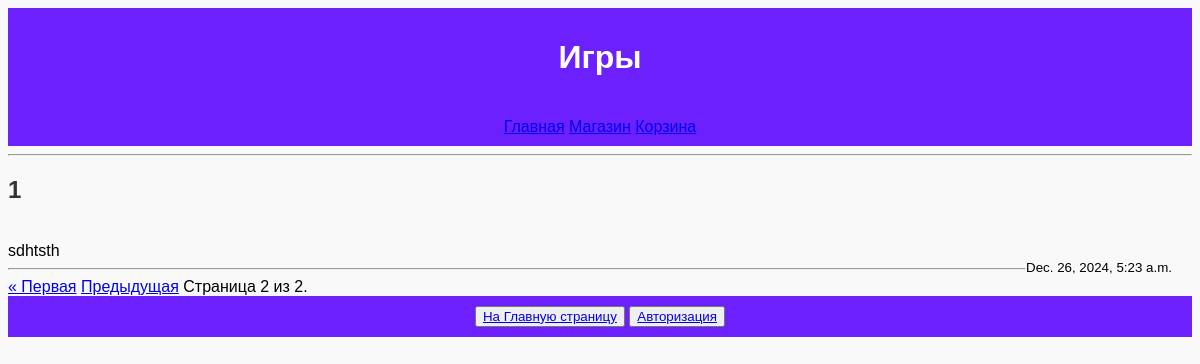
Screenshot of /task/platform/news/?page=2 with the database file from the repository.
### task1/models.py (models this page shows)
class News(models.Model):
    title = models.CharField(max_length=50)
    content = models.TextField()
    date = models.DateTimeField(auto_now_add=True)

### task1/views.py (the view)
# urls.py: path('platform/news/', views.news, name='news'),
def news(request):
    news_all = News.objects.all().order_by('-date')    # order_by('-date') Сортировка по дате
    paginator = Paginator(news_all, 3)
    page_number = request.GET.get('page')
    page_obj = paginator.get_page(page_number)
    context = {'news': page_obj}
    return render(request, 'fourth_task/news.html', context)

### templates/fourth_task/news.html (shortened to what this page needs)
{% extends 'fourth_task/base_menu.html' %}
{% block pagename %}<h1>Игры</h1>{% endblock %}
{% block menu %}{{ block.super }}{% endblock %}
{% block content %}
    <hr>
    {% for new in news %}
        <h2>{{ new.title }}</h2>
        <br>
        {{ new.content }}
        <br>
        <small style="float: right; margin-right: 20px;">{{ new.date }}</small>
        <hr>
    {% endfor %}
    <div class="pagination">
        <span class="step-links">
            {% if news.has_previous %}
                <a href="?page=1">&laquo; Первая</a>
                <a href="?page={{ news.previous_page_number }}">Предыдущая</a>
            {% endif %}
            <span class="current">
                Страница {{ news.number }} из {{ news.paginator.num_pages }}.
            </span>
        </span>
    </div>
{% endblock %}

### static/style.css (style rules this page uses)
body { font-family: Arial, sans-serif; background-color: #f9f9f9; }
h2 { color: #333; }
h1 { text-align: center; }

### rows the page displays
News: title "1", content "sdhtsth", date "Dec. 26, 2024, 5:23 a.m."

### other values shown
{{ news.number }} "2"
{{ news.paginator.num_pages }} "2"
